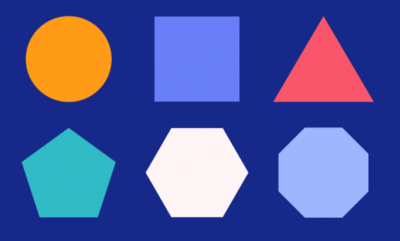
#> input picture images/6.png, 400 x 241 px
$ python shapeDetection.py
#> lines starting #> are read from the running program, lines starting #| are printed output that depends on the picture; after the words box and inside, x2 and y2 are one past the last pixel; in counts of white or black regions, pixels touching at a corner belong together
import cv2
import numpy as np

def getContours(img):
    contours, hierarchy = cv2.findContours(img, cv2.RETR_EXTERNAL, cv2.CHAIN_APPROX_NONE)
    for cnt in contours:
        area = cv2.contourArea(cnt)
        if area > 500:
            cv2.drawContours(imgContour, cnt, -1, (255, 0, 0), 3)
            perimeter = cv2.arcLength(cnt, True)
            approx = cv2.approxPolyDP(cnt, 0.02*perimeter, True)
            objCorners = len(approx)
            x, y, w, h = cv2.boundingRect(approx)

            if objCorners == 3:
                objType = 'Triangle'
            elif objCorners == 4:
                aspRatio = w/float(h)
                if aspRatio > 0.95 and aspRatio < 1.05:
                    objType = 'Square'
                else:
                    objType = 'Rectangle'
            elif objCorners == 5:
                objType = 'Pentagon'
            elif objCorners == 6:
                objType = 'Hexagon'
            elif objCorners > 6:
                objType = 'Circle'
            else:
                objType = 'None'

            cv2.rectangle(imgContour, (x, y), (x+w, y+h), (0, 255, 0), 2)
            cv2.putText(imgContour, objType, (x+(w//2)-10, y+(h//2)-10), cv2.FONT_HERSHEY_COMPLEX, 0.5, (0, 0, 0), 2)

path = 'images/6.png'
img = cv2.imread(path)
#> img is the input picture: shape (241, 400, 3); mean B, G, R 157.2, 89.3, 80
imgContour = img.copy()

imgGray = cv2.cvtColor(img, cv2.COLOR_BGR2GRAY)
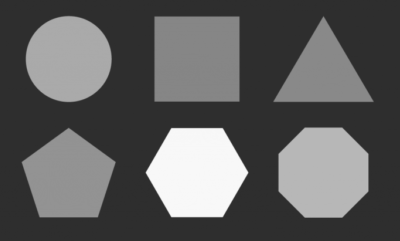
#> imgGray: shape (241, 400); min 45, max 248, mean 94.1
imgBlur = cv2.GaussianBlur(imgGray, (7,7), 1)
imgCanny = cv2.Canny(imgBlur, 50, 50)
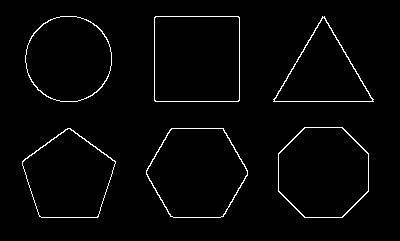
#> imgCanny: shape (241, 400); 2.2% white in thin lines or dots, all inside (x1, y1, x2, y2) = (22, 16, 374, 218)
getContours(imgCanny)
#> in getContours, `contours, hierarchy = cv2.findContours(img, cv2.RETR_EXTERNAL, cv2.CHA..`: contours = 6 contours; box (x1, y1, x2, y2) and area: (154, 16, 240, 102) 7223, (146, 128, 248, 218) 6902, (278, 127, 369, 218) 6748, (22, 128, 116, 218) 5857, (25, 16, 112, 102) 5818, (273, 16, 374, 102) 4324
#> the loop in getContours, `for cnt in contours:` made 6 passes
#> (area, perimeter, approx, objCorners, x, y, w, h) on pass 5: (7223, 337.7, [[155, 16], [154, 100], [238, 101], [239, 17]], 4, 154, 16, 86, 86)
#> (area, perimeter, approx, objCorners, x, y, w, h) on pass 4: (4324, 315.1, [[273, 99], [373, 101], [324, 16]], 3, 273, 16, 101, 86)
#> after the loop in getContours, `for cnt in contours:`:
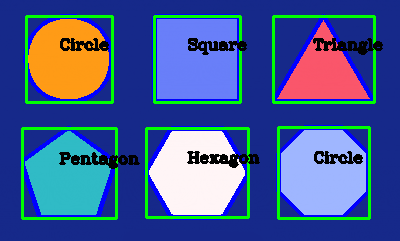
#> imgContour: shape (241, 400, 3); 15.26% of pixels changed, all inside (x1, y1, x2, y2) = (20, 14, 383, 220)

imgBlank = np.zeros_like(img)

# [5 lines of commented-out code are left out]
cv2.imshow('Contour', imgContour)
cv2.waitKey(0)

$ run again, with images/0.png copied over images/6.png
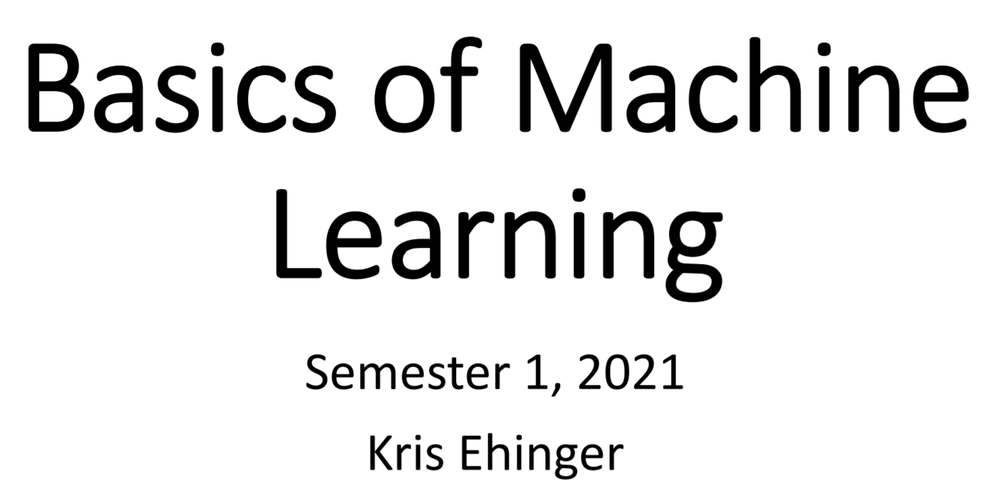
#> input picture images/0.png, 1000 x 503 px, shrunk from 1480 x 745 before the run
#> img is the input picture: shape (503, 1000, 3); min 0, max 255, mean 232.6
#> `imgCanny = cv2.Canny(imgBlur, 50, 50)`:
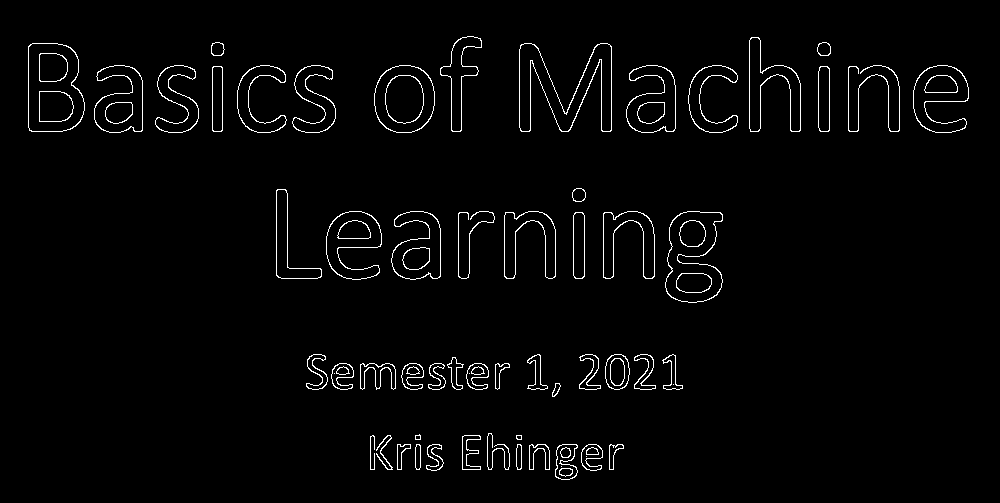
#> imgCanny: shape (503, 1000); 2.3% white in thin lines or dots, all inside (x1, y1, x2, y2) = (28, 36, 969, 480)
#> contours = 54 contours, 3 with area under 20; largest, box (x1, y1, x2, y2) and area: (28, 43, 85, 132) 4328, (665, 211, 723, 303) 3848, (519, 43, 612, 132) 3616, (374, 65, 435, 133) 3312, (326, 211, 382, 280) 2346
#> the loop in getContours, `for cnt in contours:` made 54 passes
#> (area, perimeter, approx, objCorners, x, y, w, h) on passes 29, 39: (715, 149.3, [[575, 212], [573, 275], [582, 278], [584, 215]], 4, 573, 212, 12, 67), (648, 147.7, [[213, 66], [212, 130], [221, 131], [222, 67]], 4, 212, 66, 11, 66)
#> after the loop in getContours, `for cnt in contours:`:
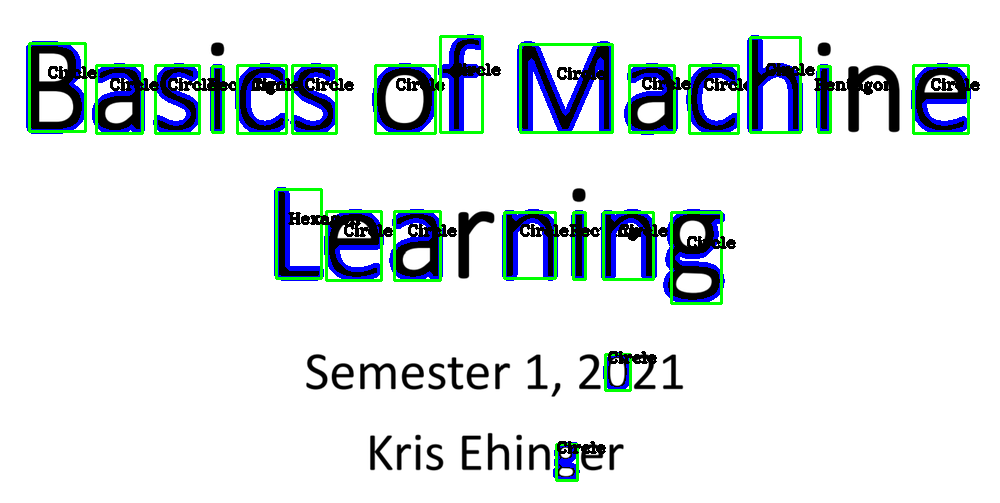
#> imgContour: shape (503, 1000, 3); 8.29% of pixels changed, all inside (x1, y1, x2, y2) = (26, 34, 980, 482)

$ run again, with images/1.jpg saved as images/6.png
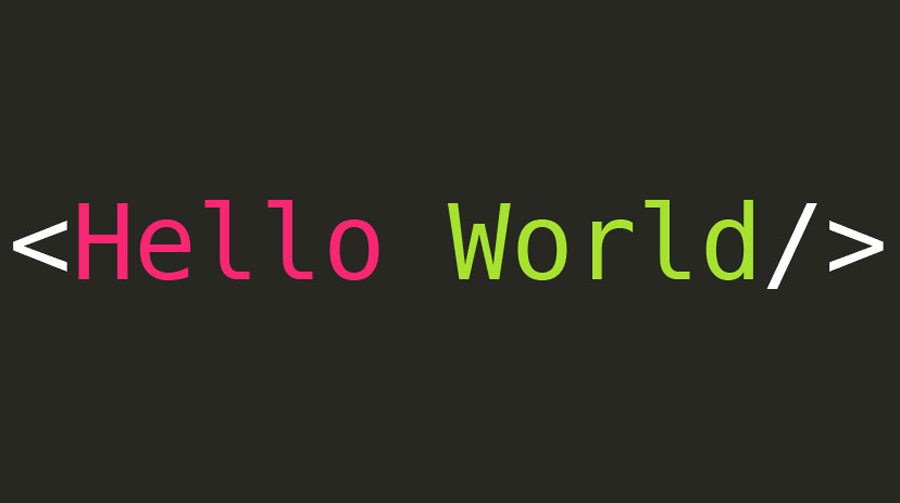
#> input picture images/1.jpg, 900 x 503 px
#> img is the input picture: shape (503, 900, 3); mean B, G, R 36.6, 44, 45.2
#> `imgCanny = cv2.Canny(imgBlur, 50, 50)`:
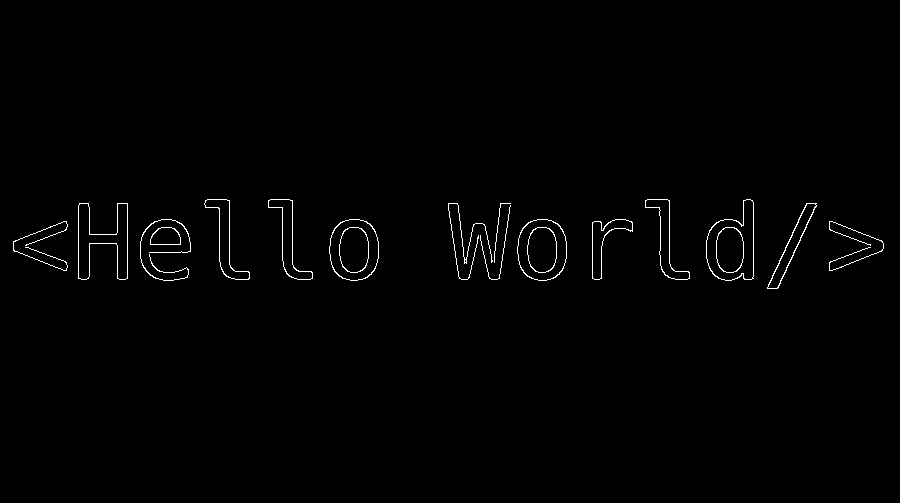
#> imgCanny: shape (503, 900); 0.87% white in thin lines or dots, all inside (x1, y1, x2, y2) = (13, 199, 884, 289)
#> contours = 16 contours, 5 with area under 20; largest, box (x1, y1, x2, y2) and area: (706, 199, 754, 281) 2756, (329, 219, 379, 281) 2473, (517, 219, 567, 281) 2472, (78, 203, 128, 280) 1838, (204, 199, 250, 280) 1015
#> the loop in getContours, `for cnt in contours:` made 16 passes
#> (area, perimeter, approx, objCorners, x, y, w, h) on pass 9: (913, 223.1, [[816, 203], [806, 203], [767, 288], [778, 287]], 4, 767, 203, 50, 86)
#> after the loop in getContours, `for cnt in contours:`:
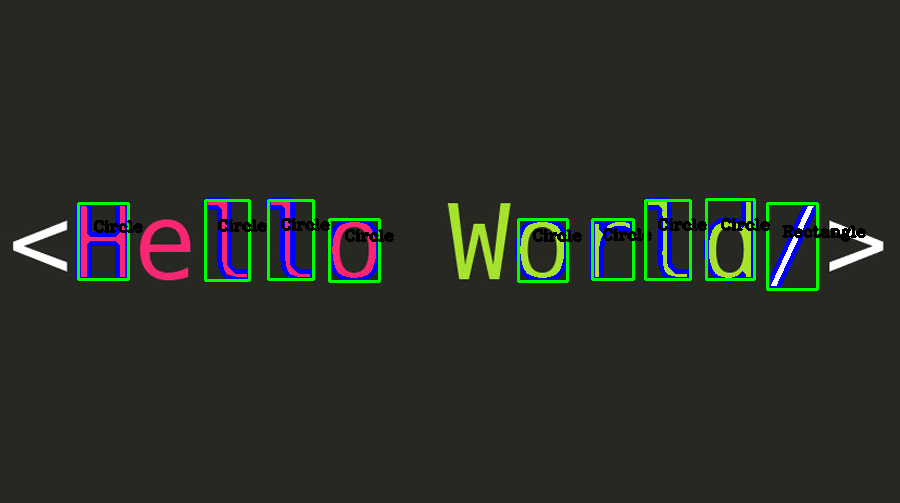
#> imgContour: shape (503, 900, 3); 3.67% of pixels changed, all inside (x1, y1, x2, y2) = (76, 197, 866, 291)
